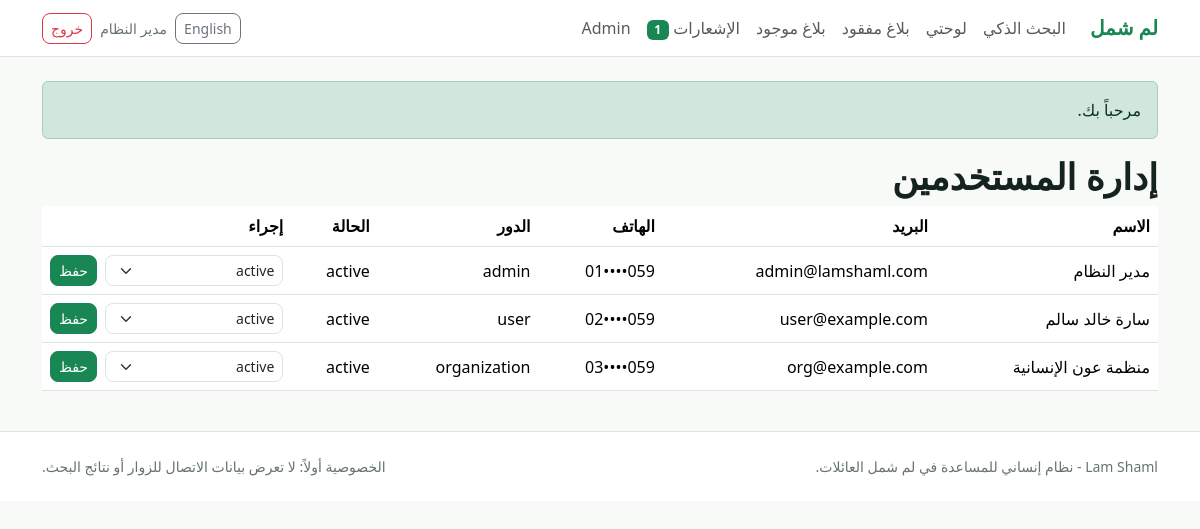
Screenshot of /public/admin/users (signed in) with the database file from the repository.
### tables this page shows
CREATE TABLE accounts (
  account_id INT UNSIGNED AUTO_INCREMENT PRIMARY KEY,
  full_name VARCHAR(160) NOT NULL,
  phone VARCHAR(30) NOT NULL,
  email VARCHAR(190) NOT NULL,
  password_hash VARCHAR(255) NOT NULL,
  city VARCHAR(120) NOT NULL,
  role ENUM('user','organization','admin') NOT NULL DEFAULT 'user',
  status ENUM('active','blocked','pending') NOT NULL DEFAULT 'active',
  created_at TIMESTAMP NOT NULL DEFAULT CURRENT_TIMESTAMP,
  UNIQUE KEY uq_accounts_email (email),
  UNIQUE KEY uq_accounts_phone (phone),
  KEY idx_accounts_role_status (role, status)
);

### app/bootstrap.php (called while the page is built, shortened)
<?php
spl_autoload_register(function (string $class): void {
    $prefix = 'LamShaml\\';
    $relative = substr($class, strlen($prefix));
    $path = APP_PATH . DIRECTORY_SEPARATOR . str_replace('\\', DIRECTORY_SEPARATOR, $relative) . '.php';
});
require_once APP_PATH . '/helpers.php';

### app/Core/Database.php (called while the page is built, shortened)
<?php
final class Database
{
    private static ?PDO $pdo = null;
    public static function pdo(bool $withDatabase = true): PDO
    {
        if ($withDatabase && self::$pdo instanceof PDO) {
            return self::$pdo;
        }
        $db = Config::get('db');
        $dsn = sprintf(
            'mysql:host=%s;port=%s;%scharset=%s',
            $db['host'],
            $db['port'],
            $withDatabase ? 'dbname=' . $db['database'] . ';' : '',
            $db['charset']
        );
        $pdo = new PDO($dsn, $db['username'], $db['password'], [
            PDO::ATTR_ERRMODE => PDO::ERRMODE_EXCEPTION,
            PDO::ATTR_DEFAULT_FETCH_MODE => PDO::FETCH_ASSOC,
            PDO::ATTR_EMULATE_PREPARES => false,
        ]);
        if ($withDatabase) {
            self::$pdo = $pdo;
        }
        return $pdo;
    }
}

### app/Repositories/UserRepository.php (called while the page is built, shortened)
<?php
final class UserRepository
{
    private PDO $pdo;
    public function __construct()
    {
        $this->pdo = Database::pdo();
    }
    public function find(int $id): ?array
    {
        $stmt = $this->pdo->prepare('SELECT * FROM accounts WHERE account_id = ? LIMIT 1');
        $stmt->execute([$id]);
        return $stmt->fetch() ?: null;
    }
    public function paginate(int $page = 1, int $perPage = 20): array
    {
        $offset = max(0, ($page - 1) * $perPage);
        $stmt = $this->pdo->prepare('SELECT SQL_CALC_FOUND_ROWS * FROM accounts ORDER BY created_at DESC LIMIT :limit OFFSET :offset');
        $stmt->bindValue('limit', $perPage, PDO::PARAM_INT);
        $stmt->bindValue('offset', $offset, PDO::PARAM_INT);
        $stmt->execute();
        return ['items' => $stmt->fetchAll(), 'total' => (int)$this->pdo->query('SELECT FOUND_ROWS()')->fetchColumn()];
    }
}

### app/Core/Auth.php (called while the page is built, shortened)
<?php
final class Auth
{
    public static function user(): ?array
    {
        static $cached = null;
        if ($cached !== null && (int)$cached['account_id'] === (int)$_SESSION['user_id']) {
            return $cached;
        }
        $cached = (new UserRepository())->find((int)$_SESSION['user_id']);
        return $cached ?: null;
    }
    public static function requireLogin(): array
    {
        $user = self::user();
        return $user;
    }
    public static function requireRole(array $roles): array
    {
        $user = self::requireLogin();
        return $user;
    }
}

### app/Controllers/AdminController.php (called while the page is built, shortened)
<?php
final class AdminController
{
    public function users(): string
    {
        Auth::requireRole(['admin']);
        $page = max(1, (int)($_GET['page'] ?? 1));
        return View::render('admin/users', ['title' => 'إدارة المستخدمين', 'rows' => (new UserRepository())->paginate($page), 'page' => $page]);
    }
}

### public/index.php (called while the page is built, shortened)
<?php
require_once dirname(__DIR__) . '/app/bootstrap.php';
$router = new Router();
$router->get('', [HomeController::class, 'index']);
$router->get('health', [HealthController::class, 'index']);
$router->get('register', [AuthController::class, 'registerForm']);
$router->post('register', [AuthController::class, 'register']);
$router->get('login', [AuthController::class, 'loginForm']);
$router->post('login', [AuthController::class, 'login']);
$router->post('logout', [AuthController::class, 'logout']);
$router->get('dashboard', [DashboardController::class, 'index']);
$router->get('requests/create/{type}', [RequestController::class, 'createForm']);
$router->post('requests/create/{type}', [RequestController::class, 'store']);
$router->get('requests/{id}', [RequestController::class, 'show']);
$router->get('search', [SearchController::class, 'index']);
$router->get('matches/report/{requestId}/{matchedId}', [MatchController::class, 'reportForm']);
$router->post('matches/report/{requestId}/{matchedId}', [MatchController::class, 'report']);
$router->get('notifications', [NotificationController::class, 'index']);
$router->post('notifications/read/{id}', [NotificationController::class, 'read']);
$router->get('admin', [AdminController::class, 'index']);
$router->get('admin/users', [AdminController::class, 'users']);
$router->post('admin/users/{id}/status', [AdminController::class, 'userStatus']);
$router->get('admin/requests', [AdminController::class, 'requests']);
$router->post('admin/requests/{id}/status', [AdminController::class, 'requestStatus']);
$router->get('admin/matches', [AdminController::class, 'matches']);
$router->post('admin/matches/{id}/status', [AdminController::class, 'matchStatus']);
$router->get('admin/reports', [AdminController::class, 'reports']);
$router->dispatch();

### app/Views/partials/pagination.php (called while the page is built, shortened)
<?php
$totalPages = max(1, (int)ceil(($rows['total'] ?? 0) / 20));
?>

### app/Core/Session.php (called while the page is built, shortened)
<?php
final class Session
{
    public static function flashes(): array
    {
        $messages = $_SESSION['flash'] ?? [];
        return $messages;
    }
}

### app/Repositories/NotificationRepository.php (called while the page is built, shortened)
<?php
final class NotificationRepository
{
    private PDO $pdo;
    public function __construct()
    {
        $this->pdo = Database::pdo();
    }
    public function unreadCount(int $accountId): int
    {
        $stmt = $this->pdo->prepare('SELECT COUNT(*) FROM notifications WHERE account_id = ? AND is_read = 0');
        $stmt->execute([$accountId]);
        return (int)$stmt->fetchColumn();
    }
}

### app/Core/View.php (called while the page is built, shortened)
<?php
final class View
{
    public static function render(string $view, array $data = [], string $layout = 'layout'): string
    {
        extract($data, EXTR_SKIP);
        require APP_PATH . '/Views/' . $view . '.php';
        $content = ob_get_clean();
        require APP_PATH . '/Views/' . $layout . '.php';
        return (string)ob_get_clean();
    }
}

### app/helpers.php (called while the page is built, shortened)
<?php
function e(?string $value): string
{
    return htmlspecialchars((string)$value, ENT_QUOTES | ENT_SUBSTITUTE, 'UTF-8');
}
function url(string $path = ''): string
{
    $base = rtrim(Config::get('app_url'), '/');
    return $base . '/' . ltrim($path, '/');
}
function mask_phone(?string $phone): string
{
    $phone = preg_replace('/\D+/', '', (string)$phone) ?? '';
    return substr($phone, 0, 3) . '••••' . substr($phone, -2);
}

### app/Core/Config.php (called while the page is built, shortened)
<?php
final class Config
{
    private static ?array $values = null;
    public static function all(): array
    {
        if (self::$values !== null) {
            return self::$values;
        }
        $env = [
            'APP_ENV' => 'local',
            'APP_URL' => 'http://localhost/lam-shaml/public',
            'DB_HOST' => '127.0.0.1',
            'DB_PORT' => '3306',
            'DB_DATABASE' => 'lam_shaml',
            'DB_USERNAME' => 'root',
            'DB_PASSWORD' => '',
            'DB_CHARSET' => 'utf8mb4',
            'UPLOAD_MAX_BYTES' => '2097152',
        ];
        self::$values = [
            'env' => $env['APP_ENV'],
            'app_url' => $env['APP_URL'],
            'db' => [
                'host' => $env['DB_HOST'],
                'port' => $env['DB_PORT'],
                'database' => $env['DB_DATABASE'],
                'username' => $env['DB_USERNAME'],
                'password' => $env['DB_PASSWORD'],
                'charset' => $env['DB_CHARSET'],
            ],
            'upload_max_bytes' => (int)$env['UPLOAD_MAX_BYTES'],
        ];
        return self::$values;
    }
    public static function get(string $key, mixed $default = null): mixed
    {
        $values = self::all();
        return $values[$key] ?? $default;
    }
}

### app/Views/admin/users.php (the view)
<h1>إدارة المستخدمين</h1>
<div class="table-responsive"><table class="table align-middle">
  <thead><tr><th>الاسم</th><th>البريد</th><th>الهاتف</th><th>الدور</th><th>الحالة</th><th>إجراء</th></tr></thead>
  <tbody><?php foreach ($rows['items'] as $u): ?><tr>
    <td><?= e($u['full_name']) ?></td><td><?= e($u['email']) ?></td><td><?= e(mask_phone($u['phone'])) ?></td><td><?= e($u['role']) ?></td><td><?= e($u['status']) ?></td>
    <td><form method="post" action="<?= url('admin/users/' . $u['account_id'] . '/status') ?>" class="d-flex gap-2"><?= csrf_field() ?><select name="status" class="form-select form-select-sm"><option>active</option><option>blocked</option><option>pending</option></select><button class="btn btn-sm btn-success">حفظ</button></form></td>
  </tr><?php endforeach; ?></tbody>
</table></div>
<?php require APP_PATH . '/Views/partials/pagination.php'; ?>

### app/Core/Router.php (shortened to what this page needs)
<?php
final class Router
{
    private array $routes = [];
    private function add(string $method, string $path, array $handler): void
    {
        $this->routes[] = [$method, trim($path, '/'), $handler];
    }
    public function dispatch(): void
    {
        $method = $_SERVER['REQUEST_METHOD'] ?? 'GET';
        $path = trim(parse_url($_SERVER['PATH_INFO'] ?? $_GET['path'] ?? '', PHP_URL_PATH) ?: '', '/');
        foreach ($this->routes as [$routeMethod, $routePath, $handler]) {
            $params = $this->match($routePath, $path);
            if ($routeMethod === $method && $params !== null) {
                [$class, $action] = $handler;
                echo (new $class())->$action(...$params);
                return;
            }
        }
        throw new HttpException(404, 'الصفحة المطلوبة غير موجودة.');
    }
    private function match(string $route, string $path): ?array
    {
        $routeParts = $route === '' ? [] : explode('/', $route);
        $pathParts = $path === '' ? [] : explode('/', $path);
        if (count($routeParts) !== count($pathParts)) {
            return null;
        }
        $params = [];
        foreach ($routeParts as $i => $part) {
            if ($part !== $pathParts[$i]) {
                return null;
            }
        }
        return $params;
    }
}

### app/Views/layout.php (shortened to what this page needs)
<?php
$user = LamShaml\Core\Auth::user();
$flashes = LamShaml\Core\Session::flashes();
$dir = ($_GET['lang'] ?? $_SESSION['lang'] ?? 'ar') === 'en' ? 'ltr' : 'rtl';
$unread = $user ? (new LamShaml\Repositories\NotificationRepository())->unreadCount((int)$user['account_id']) : 0;
?>
<!doctype html>
<html lang="<?= $dir === 'rtl' ? 'ar' : 'en' ?>" dir="<?= e($dir) ?>">
<head>
  <link href="https://cdn.jsdelivr.net/npm/bootstrap@5.3.3/dist/css/bootstrap<?= $dir === 'rtl' ? '.rtl' : '' ?>.min.css" rel="stylesheet">
  <link href="<?= url('assets/app.css') ?>" rel="stylesheet">
</head>
<body>
<nav class="navbar navbar-expand-lg bg-white border-bottom sticky-top">
  <div class="container">
    <a class="navbar-brand fw-bold text-success" href="<?= url('') ?>">لم شمل</a>
    <div id="nav" class="collapse navbar-collapse">
      <ul class="navbar-nav me-auto mb-2 mb-lg-0">
        <li class="nav-item"><a class="nav-link" href="<?= url('search') ?>">البحث الذكي</a></li>
        <?php if ($user): ?>
          <li class="nav-item"><a class="nav-link" href="<?= url('dashboard') ?>">لوحتي</a></li>
          <li class="nav-item"><a class="nav-link" href="<?= url('requests/create/missing') ?>">بلاغ مفقود</a></li>
          <li class="nav-item"><a class="nav-link" href="<?= url('requests/create/found') ?>">بلاغ موجود</a></li>
          <li class="nav-item"><a class="nav-link" href="<?= url('notifications') ?>">الإشعارات <span class="badge text-bg-success"><?= $unread ?></span></a></li>
          <?php if (($user['role'] ?? '') === 'admin'): ?><li class="nav-item"><a class="nav-link" href="<?= url('admin') ?>">Admin</a></li><?php endif; ?>
        <?php endif; ?>
      </ul>
      <div class="d-flex gap-2 align-items-center">
        <a class="btn btn-sm btn-outline-secondary" href="?lang=<?= $dir === 'rtl' ? 'en' : 'ar' ?>"><?= $dir === 'rtl' ? 'English' : 'العربية' ?></a>
        <?php if ($user): ?>
          <span class="small text-muted"><?= e($user['full_name']) ?></span>
          <form method="post" action="<?= url('logout') ?>"><?= csrf_field() ?><button class="btn btn-sm btn-outline-danger">خروج</button></form>
        <?php else: ?>
          <a class="btn btn-sm btn-outline-success" href="<?= url('login') ?>">دخول</a>
          <a class="btn btn-sm btn-success" href="<?= url('register') ?>">حساب جديد</a>
        <?php endif; ?>
      </div>
    </div>
  </div>
</nav>
<main class="py-4">
  <div class="container">
    <?php foreach ($flashes as $type => $messages): foreach ($messages as $message): ?>
      <div class="alert alert-<?= $type === 'success' ? 'success' : 'warning' ?>"><?= e($message) ?></div>
    <?php endforeach; endforeach; ?>
    <?= $content ?>
  </div>
</main>
<footer class="border-top py-4 bg-white">
  <div class="container small text-muted d-flex flex-wrap justify-content-between gap-2">
    <span>Lam Shaml - نظام إنساني للمساعدة في لم شمل العائلات.</span>
    <span>الخصوصية أولاً: لا تعرض بيانات الاتصال للزوار أو نتائج البحث.</span>
  </div>
</footer>
</body>
</html>

### public/assets/app.css (style rules this page uses)
:root { --calm:#116149; --ink:#15231f; --muted:#66736e; --soft:#eef6f2; --line:#dce7e1; }
body { background:#f8faf8; color:var(--ink); font-family: system-ui, "Segoe UI", Tahoma, Arial, sans-serif; }
h1 { font-size:clamp(1.7rem, 3vw, 3rem); font-weight:800; letter-spacing:0; }
.metric span, .text-muted { color:var(--muted)!important; }
.btn, .form-control, .form-select { border-radius:8px; }

### rows the page displays
accounts: account_id "1", full_name "مدير النظام", email "admin@lamshaml.com", phone "059••••01", role "admin", status "active"
accounts: full_name "سارة خالد سالم", email "user@example.com", phone "059••••02", role "user", status "active"
accounts: full_name "منظمة عون الإنسانية", email "org@example.com", phone "059••••03", role "organization", status "active"

### other values shown
$message "مرحباً بك."
